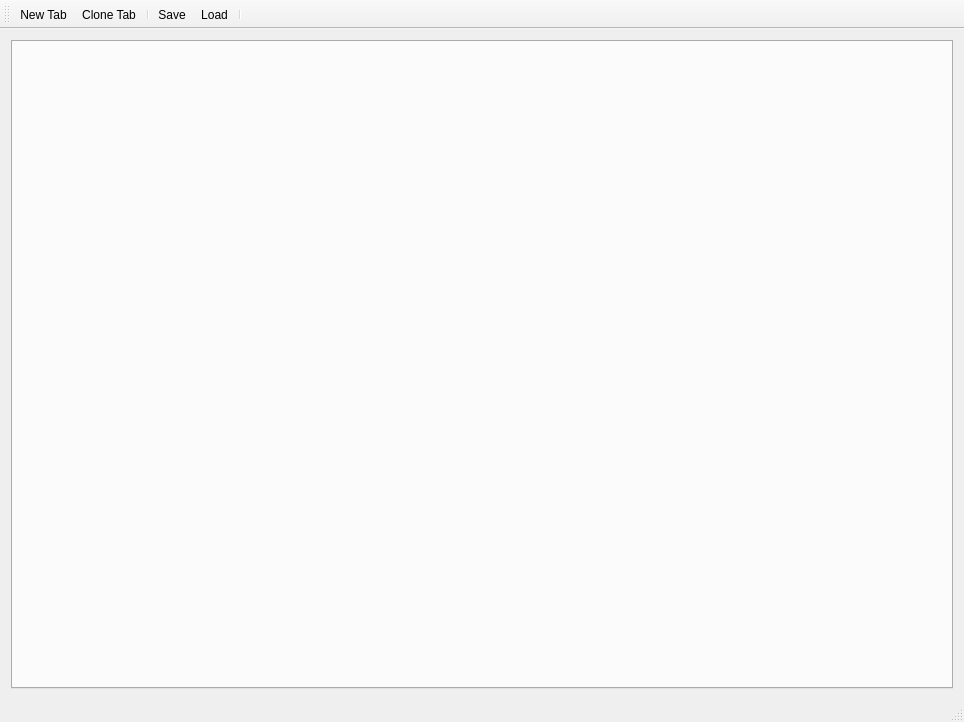
<?xml version="1.0" encoding="UTF-8"?>
<ui version="4.0">
 <class>MainWindow</class>
 <widget class="QMainWindow" name="MainWindow">
  <property name="geometry">
   <rect>
    <x>0</x>
    <y>0</y>
    <width>964</width>
    <height>722</height>
   </rect>
  </property>
  <property name="windowTitle">
   <string>MainWindow</string>
  </property>
  <widget class="QWidget" name="centralWidget">
   <layout class="QVBoxLayout" name="verticalLayout">
    <item>
     <widget class="QTabWidget" name="tab_registers">
      <property name="currentIndex">
       <number>-1</number>
      </property>
     </widget>
    </item>
   </layout>
  </widget>
  <widget class="QToolBar" name="toolBar">
   <property name="windowTitle">
    <string>toolBar</string>
   </property>
   <property name="toolButtonStyle">
    <enum>Qt::ToolButtonTextUnderIcon</enum>
   </property>
   <attribute name="toolBarArea">
    <enum>TopToolBarArea</enum>
   </attribute>
   <attribute name="toolBarBreak">
    <bool>false</bool>
   </attribute>
   <addaction name="actionNewTab"/>
   <addaction name="actionClone_Tab"/>
   <addaction name="separator"/>
   <addaction name="actionUndo"/>
   <addaction name="actionRedo"/>
   <addaction name="separator"/>
  </widget>
  <widget class="QStatusBar" name="statusBar"/>
  <action name="actionNewTab">
   <property name="text">
    <string>New Tab</string>
   </property>
   <property name="toolTip">
    <string>&lt;html&gt;&lt;head/&gt;&lt;body&gt;&lt;p&gt;Add a new Register tab&lt;/p&gt;&lt;/body&gt;&lt;/html&gt;</string>
   </property>
   <property name="shortcut">
    <string>Ctrl+T</string>
   </property>
  </action>
  <action name="actionUndo">
   <property name="text">
    <string>Save</string>
   </property>
  </action>
  <action name="actionRedo">
   <property name="text">
    <string>Load</string>
   </property>
  </action>
  <action name="actionClone_Tab">
   <property name="text">
    <string>Clone Tab</string>
   </property>
  </action>
 </widget>
 <layoutdefault spacing="6" margin="11"/>
 <resources/>
 <connections/>
</ui>
